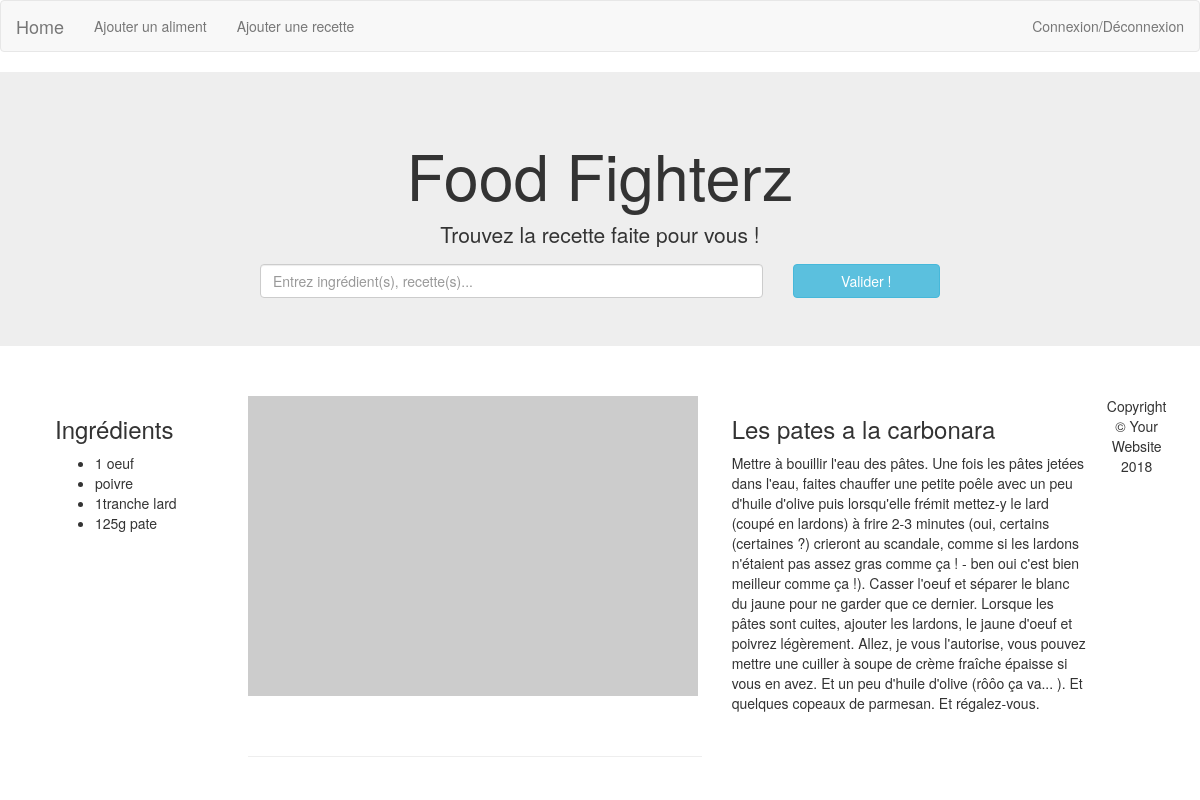
Page /php/index.php?modele=Recettes&methode=afficher&id=3 on the committed database.
### tables this page shows
CREATE TABLE Recettes(
	idRecette  INT NOT NULL auto_increment,
	LibelleR   VARCHAR (50) NOT NULL  ,
	instructions varchar(1000) not null,
	CONSTRAINT Recettes_PK PRIMARY KEY (idRecette)
);

### php/index.php (called while the page is built, shortened)
<?php
$REQ_CLIENT = [
	"modele"	=> (!empty($_GET["modele"])) 	? $_GET["modele"] 	: $ROUTES["default"]["model"],
	"methode" 	=> (!empty($_GET["methode"])) 	? $_GET["methode"] 	: $ROUTES["default"]["method"],
	"id"		=> (!empty($_GET["id"])) 		? $_GET["id"] 		: "",
	"post"		=> [],
];
$model  = $REQ_CLIENT['modele'];
$method = $REQ_CLIENT['methode'];
$instanceMode = (is_numeric($REQ_CLIENT["id"]));
$i = $instanceMode ? "instance" : "static";
if ($instanceMode) { $obj = new $model($REQ_CLIENT["id"]); }
$parametersRequired 	= $ROUTES[$model][$method][$i]["parametersRequired"];
if($instanceMode && !$parametersRequired) 						{ $m = $ROUTES[$model][$method]['instance']['method']; };
if($m != NULL) {
	if($instanceMode && !$parametersRequired) 						{ $DATA = $obj->$m(); };
}
if($instanceMode && !$parametersRequired) 						{ $view = $ROUTES[$model][$method]['instance']['view']; };
require("vues/header.php");
require("vues/$model/$view");
require("vues/footer.php");
?>

### php/models/Recette.class.php (called while the page is built, shortened)
<?php
class Recettes {
		public $id;
		function __construct($id) {
			$bdd = $GLOBALS['bdd'];
			$req = $bdd->query("select * from Recettes where idRecette=$id;");
			if(!self::existeParId($id)) { error("Recettes: id inconnu $id."); }
			$rec = $req->fetch_array();
			$this->libelle 			= $rec['LibelleR'];
			$this->instructions		= $rec['instructions'];
			$this->id		 	 	= $rec['idRecette'];
			$this->ingredients 		= $this->getIngredients();
		}
		static private function existeParId($id) {
			$bdd = $GLOBALS["bdd"];
			$req = 	$bdd->query("select idRecette from Recettes where idRecette=$id;");
			return true;
		}
		function getThis() {
			return $this;
		}
		private function getIngredients() {
				$id 		= $this->id;
				$bdd 		= $GLOBALS['bdd'];
				$ingredients = $bdd->query("select quantite, libelleI from composer natural join Ingredients where idRecette = $id;");
				return $ingredients;
		}
}
?>

### php/vues/Recettes/afficher-recette.php (the view, shortened to what this page needs)
<?php $recette = $DATA; ?>
    <div class="myrow">
		<div class="col-md-2">
		<h3>Ingrédients</h3>
          <ul>
			<?php foreach($recette->ingredients as $ingredient) {?>
            <li><?php if($ingredient["quantite"] != "NULL") { echo $ingredient["quantite"]; }?> <?php echo $ingredient["libelleI"]; ?></li>
			<?php } ?>
          </ul>
        </div>
        <div class="col-md-5">
          <img class="img-fluid" src="http://placehold.it/450x300" alt="">
<hr>
		</div>
        <div class="col-md-4">
          <h3><?php echo $recette->libelle; ?></h3>
          <p><?php echo $recette->instructions; ?></p>
        </div>
      </div>

### php/www/index.css (style rules this page uses)
.myrow { margin-top :50px; margin-left: 40px; }

### rows in the picture
recettes: LibelleR "Les pates a la carbonara", instructions "Mettre à bouillir l'eau des pâtes. Une fois les pâtes jetées dans l'eau, faites chauffer une petite poêle avec un peu d'huile d'olive puis lorsqu'elle frémit mettez-y le lard (coupé en lardons) à frire 2-3 minutes (oui, certains (certaines ?) crieront au scandale, comme si les lardons n'étaient pas assez gras comme ça ! - ben oui c'est bien meilleur comme ça !). Casser l'oeuf et séparer le blanc du jaune pour ne garder que ce dernier. Lorsque les pâtes sont cuites, ajouter les lardons, le jaune d'oeuf et poivrez légèrement. Allez, je vous l'autorise, vous pouvez mettre une cuiller à soupe de crème fraîche épaisse si vous en avez. Et un peu d'huile d'olive (rôôo ça va... ). Et quelques…"

### other values in the picture
$ingredient["quantite"] "1"
$ingredient["libelleI"] "oeuf"
$ingredient["libelleI"] "poivre"
$ingredient["quantite"] "1tranche"
$ingredient["libelleI"] "lard"
$ingredient["quantite"] "125g"
$ingredient["libelleI"] "pate"
